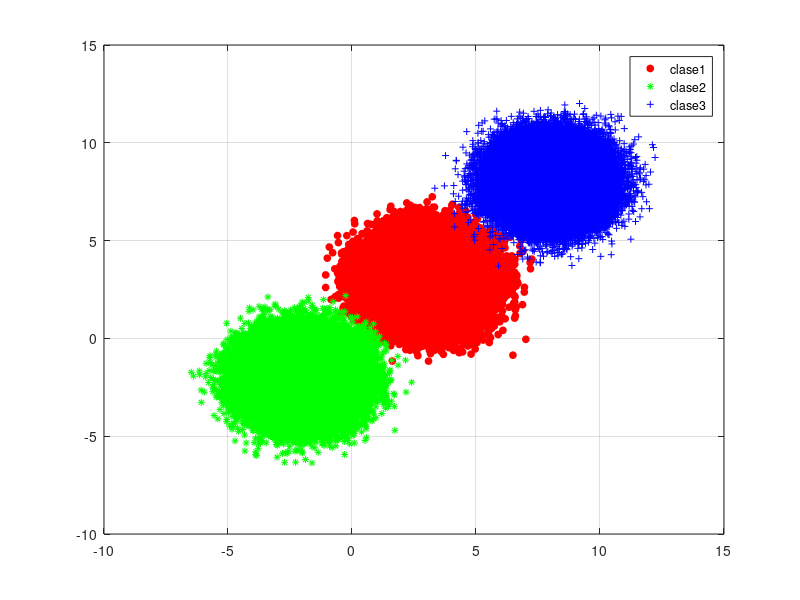

MATLAB code to generate this figure:
clc 
clear all
close all
warning off all

%Este programa genera clases con n elementos aleatorios

%generación de n elementos por clase
n=100000;
c1x=randn(1,n)+3;
c1y=randn(1,n)+3;

c2x=randn(1,n)-2; %+-n indica el centroide de los puntos aleatorios
c2y=randn(1,n)-2;

c3=[randn(1,n)+8;randn(1,n)+8];
plot(c1x(1,:),c1y(1,:),'ro','MarkerFaceColor','r','MarkerSize',5);
hold on
grid on
plot(c2x(1,:),c2y(1,:),'g*','MarkerFaceColor','g','MarkerSize',5);
plot(c3(1,:),c3(2,:),'b+','MarkerFaceColor','b','MarkerSize',5);

legend('clase1','clase2','clase3');

%Practica 3: Pedir al usuario generar n clases con n representantes por clase %
%pedir la ubicación del vector desconocido.
%Ubicación (x,y) del centroide de cada clase%
%Dispersion (x,y) por cada clase%
% Menu interactivo que practica quere selecciona para determinar la distancia.
%
%